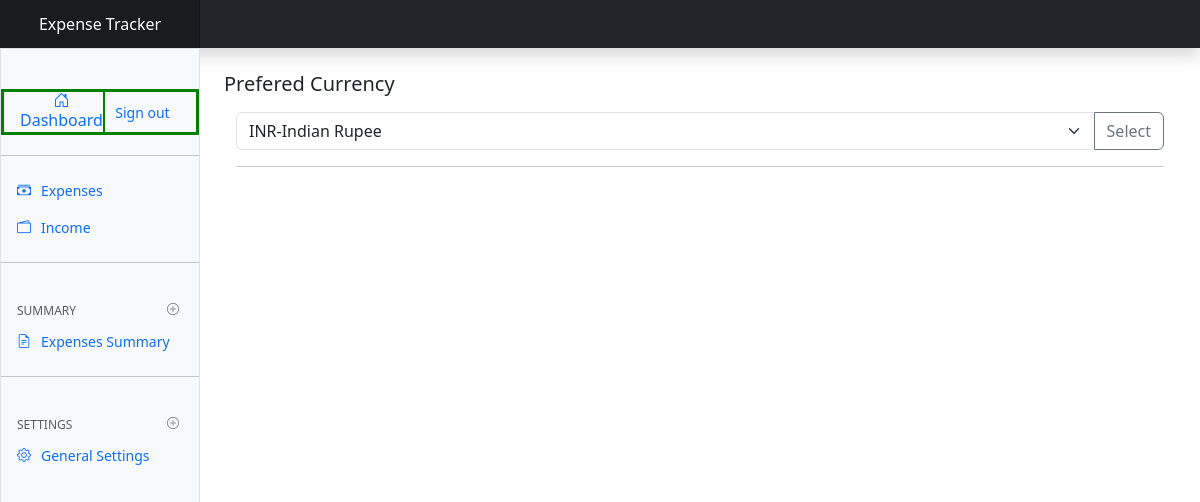
Before: /preferences/ (signed in) with the older database file.
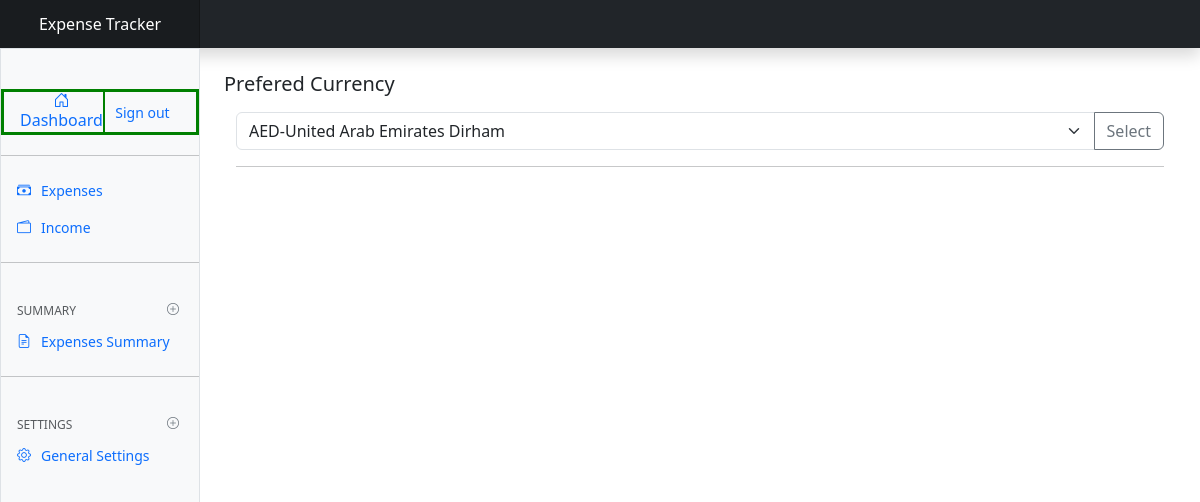
After: the same page with the newer database file.
### userpreferences/models.py (models this page shows, shortened)
class UserPreferences(models.Model):
    user=models.OneToOneField(to=User, on_delete=models.CASCADE)
    currency=models.CharField(max_length=255, blank=True, null=True)

### userpreferences/views.py (the view, shortened to what this page needs)
# urls.py: path('',views.index, name='expenses'),
def index(request):
    exists = UserPreferences.objects.filter(user=request.user).exists()
    user_preferences = None
    currency_data = []  # Initialize the variable
    file_path = os.path.join(settings.BASE_DIR, 'currencies.json')
    with open(file_path) as json_file:
        data = json.load(json_file)
        for k, v in data.items():
            currency_data.append({'key': k, 'value': v})
    if exists:
        user_preferences = UserPreferences.objects.get(user=request.user)
    if request.method == 'GET':
        return render(request, 'preferences/index.html', {'currencies': currency_data, 'user_preferences': user_preferences})

### templates/preferences/index.html (shortened to what this page needs)
{% extends 'base.html' %}
{% block content %}
<h5 class="mt-4">Prefered Currency</h5>
<div class="container mt-3">
    <form action="{% url 'preferences' %}" method="post">
        <div class="input-group">
            <select name="currency" class="form-select" id="inputGroupSelect04">
                {% if user_preferences.currency %}
                <option name="currency" selected value="{{user_preferences.currency}}">{{user_preferences.currency}}
                </option>
                {% endif %}
            </select>
            <input class="btn btn-outline-secondary" type="submit" value="Select">
        </div>
    </form>
    <hr>
</div>
{% endblock %}

Changed rows visible on the page:
changed UserPreferences: currency "INR-Indian Rupee" → "AED-United Arab Emirates Dirham"
